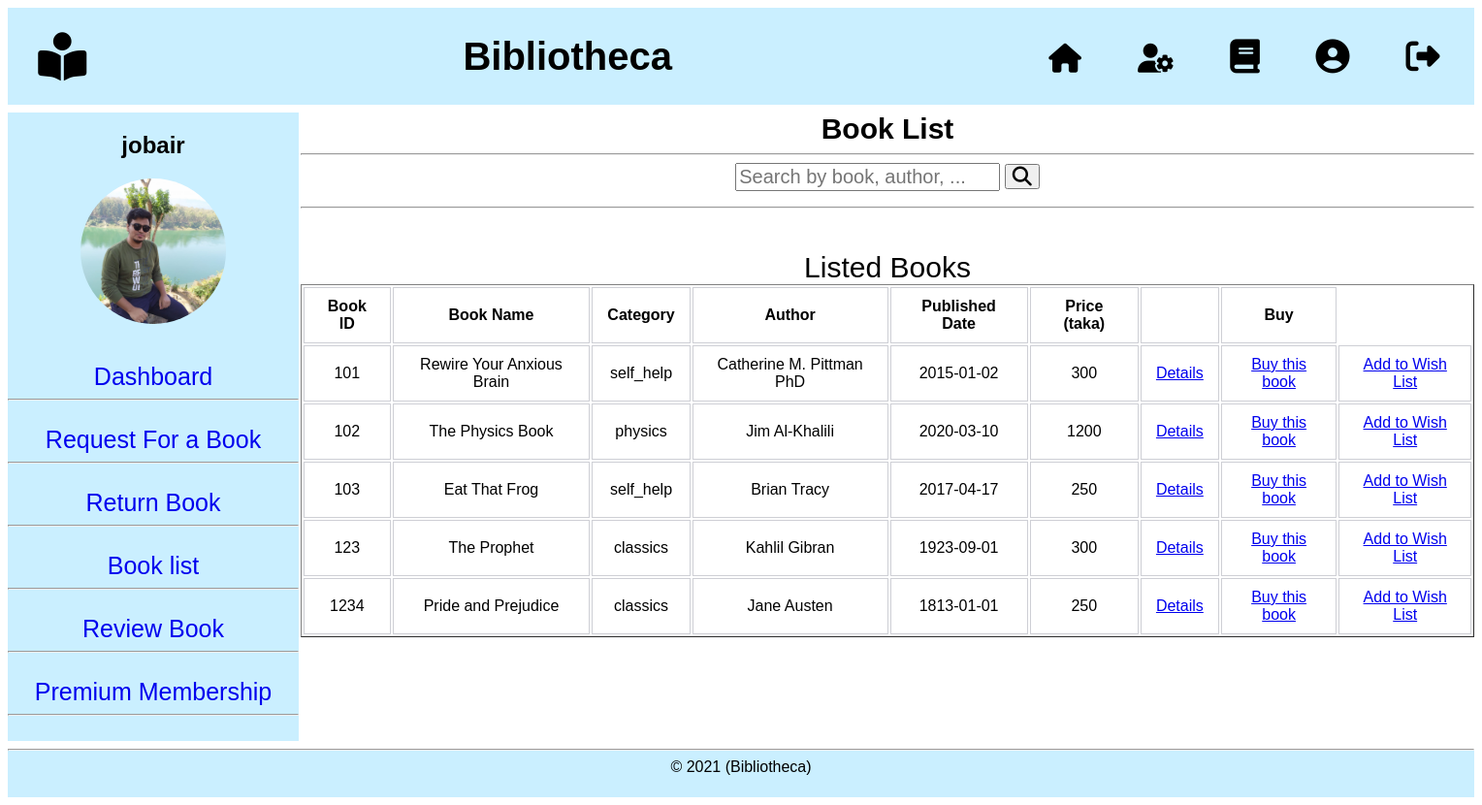
/Regular_User/view/books.php (signed in), run on the app's committed database.
### tables this page shows
CREATE TABLE `user` (
  `id` int(5) NOT NULL,
  `username` varchar(15) NOT NULL,
  `password` varchar(20) NOT NULL,
  `fullname` varchar(30) NOT NULL,
  `gender` varchar(8) NOT NULL,
  `email` varchar(30) NOT NULL,
  `dob` date NOT NULL,
  `type` varchar(12) NOT NULL,
  `filename` varchar(100) NOT NULL
);

CREATE TABLE `book` (
  `bookID` int(5) NOT NULL,
  `bookname` varchar(100) NOT NULL,
  `category` varchar(15) NOT NULL,
  `author` varchar(30) NOT NULL,
  `published` date NOT NULL,
  `filename` varchar(100) NOT NULL,
  `price` int(6) NOT NULL
);

### model/userModel.php (called while the page is built, shortened)
<?php
    function getUserByName($username){
		$conn = getConnection();
		$sql = "select * from user where username='{$username}'";
		$result = mysqli_query($conn, $sql);
		$row = mysqli_fetch_assoc($result);
		return $row;
	}
?>

### model/bookModel.php (called while the page is built, shortened)
<?php
	function getAllBook(){
		$conn = getConnection();
		$sql = "select * from book";
		$result = mysqli_query($conn, $sql);
		$book = [];
		while ($row = mysqli_fetch_assoc($result)) {
			array_push($book, $row);
		}
		return $book;
	}
?>

### Regular_User/view/books.php (the view, shortened to what this page needs)
<?php
    if(isset($_COOKIE['status'])){
?>
<?php
    include('header.php');
    require_once('../../model/bookModel.php');
    $bookList = getAllBook();
?>
<?php include('userNav.php')?>
<div style="display: grid; grid-template-columns: 1fr 1fr; padding-top: 0.5em;">
    <?php include('userSidePanel.php')?>
    <div id="main_content" style="background-color: white; width: 1210px; font-family: arial; align-items: center; text-align: center;">
        <span style="font-size: 30px;">
            <b> Book List </b>
        </span>
        <hr>
        <input type="text" id="search" onkeyup="searchBook()" placeholder="Search by book, author, ..." style="font-size: 20px;">
        <button type="button" onclick="searchBook()"><i class="fa fa-search" style="font-size: 20px;"></i></button>
        <hr><br><br>
        <table border="1" align="center">
            <caption style="font-size: 30px;">Listed Books</caption>
            <tr>
                <th style="border: 1px solid #cecfd5; padding: 10px 15px;"> Book ID </th>
                <th style="border: 1px solid #cecfd5; padding: 10px 15px;"> Book Name </th>
                <th style="border: 1px solid #cecfd5; padding: 10px 15px;"> Category </th>
                <th style="border: 1px solid #cecfd5; padding: 10px 15px;"> Author </th>
                <th style="border: 1px solid #cecfd5; padding: 10px 15px;"> Published Date </th>
                <th style="border: 1px solid #cecfd5; padding: 10px 15px;"> Price (taka) </th>
                <th style="border: 1px solid #cecfd5; padding: 10px 15px;"> </th>
                <th style="border: 1px solid #cecfd5; padding: 10px 15px;"> Buy</th>
            </tr>
            <?php for($i = 0; $i < count($bookList); $i++){ ?>
            <tr>
                <td style="border: 1px solid #cecfd5; padding: 10px 15px;"> <?=$bookList[$i]['bookID']?> </td>
                <td style="border: 1px solid #cecfd5; padding: 10px 15px;"> <?=$bookList[$i]['bookname']?> </td>
                <td style="border: 1px solid #cecfd5; padding: 10px 15px;"> <?=$bookList[$i]['category']?> </td>
                <td style="border: 1px solid #cecfd5; padding: 10px 15px;"> <?=$bookList[$i]['author']?> </td>
                <td style="border: 1px solid #cecfd5; padding: 10px 15px;"> <?=$bookList[$i]['published']?> </td>
                <td style="border: 1px solid #cecfd5; padding: 10px 15px;"> <?=$bookList[$i]['price']?> </td>
                <td style="border: 1px solid #cecfd5; padding: 10px 15px;">
                    <a href="bookDetails.php?bookID=<?=$bookList[$i]['bookID']?>">Details</a>
                </td>
                <td style="border: 1px solid #cecfd5; padding: 10px 15px;">
                <a href="payment.php?bookID=<?=$bookList[$i]['bookID']?>">Buy this book </a>
                </td>
                <td style="border: 1px solid #cecfd5; padding: 10px 15px;">
                <a href="WishList.php?bookID=<?=$bookList[$i]['bookID']?>">Add to Wish List </a>
                </td>
            </tr>
            <?php } ?>
        </table>
    </div>
</div>
<?php
	}else{
		header('location: ../../Admin/view/signin.php');
	}
?>

### Regular_User/view/userSidepanel.php
<?php require_once('../../model/userModel.php');
$username = $_COOKIE['username'];
$row = getUserByName($username); ?>
<div id="side_panel" style="width: 300px; background-color:#caefff; font-family:Arial;" align="center">
    <h2><?php echo $_COOKIE['username']?></h2>
    <a href="accSetting.php">
        <img src="../../Admin/assets/images/<?php echo $row['filename'];?>" height="150px;" width="150px" alt="Profile Photo" style="border-radius:50%">
    </a>
    <br> <br> <br>
    <a href="userDashboard.php" style="text-decoration: none;">
        <span style="font-size:25px;">Dashboard</span>
    </a>
    <hr><br>
    <a href="requestForBook.php" style="text-decoration: none;">
        <span style="font-size:25px">Request For a Book</span>
    </a>
    <hr><br>
    <a href="returnBook.php" style="text-decoration: none;">
        <span style="font-size:25px">Return Book</span>
    </a>
    <hr><br>
    <a href="books.php" style="text-decoration: none;">
        <span style="font-size:25px">Book list</span>
    </a>
    <hr><br>
    <a href="review.php" style="text-decoration: none;">
        <span style="font-size:25px">Review Book</span>
    </a>
    <hr><br>
    <a href="membershipPayment.php" style="text-decoration: none;">
        <span style="font-size:25px">Premium Membership</span>
    </a>
    <hr><br>
</div>

### data on the page
user: filename (picture)
book: bookID "101", bookname "Rewire Your Anxious Brain", category "self_help", author "Catherine M. Pittman PhD", published "2015-01-02", price "300"
book: bookID "102", bookname "The Physics Book", category "physics", author "Jim Al-Khalili", published "2020-03-10", price "1200"
book: bookID "103", bookname "Eat That Frog", category "self_help", author "Brian Tracy", published "2017-04-17", price "250"
book: bookID "123", bookname "The Prophet", category "classics", author "Kahlil Gibran", published "1923-09-01", price "300"
book: bookID "1234", bookname "Pride and Prejudice", category "classics", author "Jane Austen", published "1813-01-01", price "250"

### other printed values
$_COOKIE['username'] "jobair"
